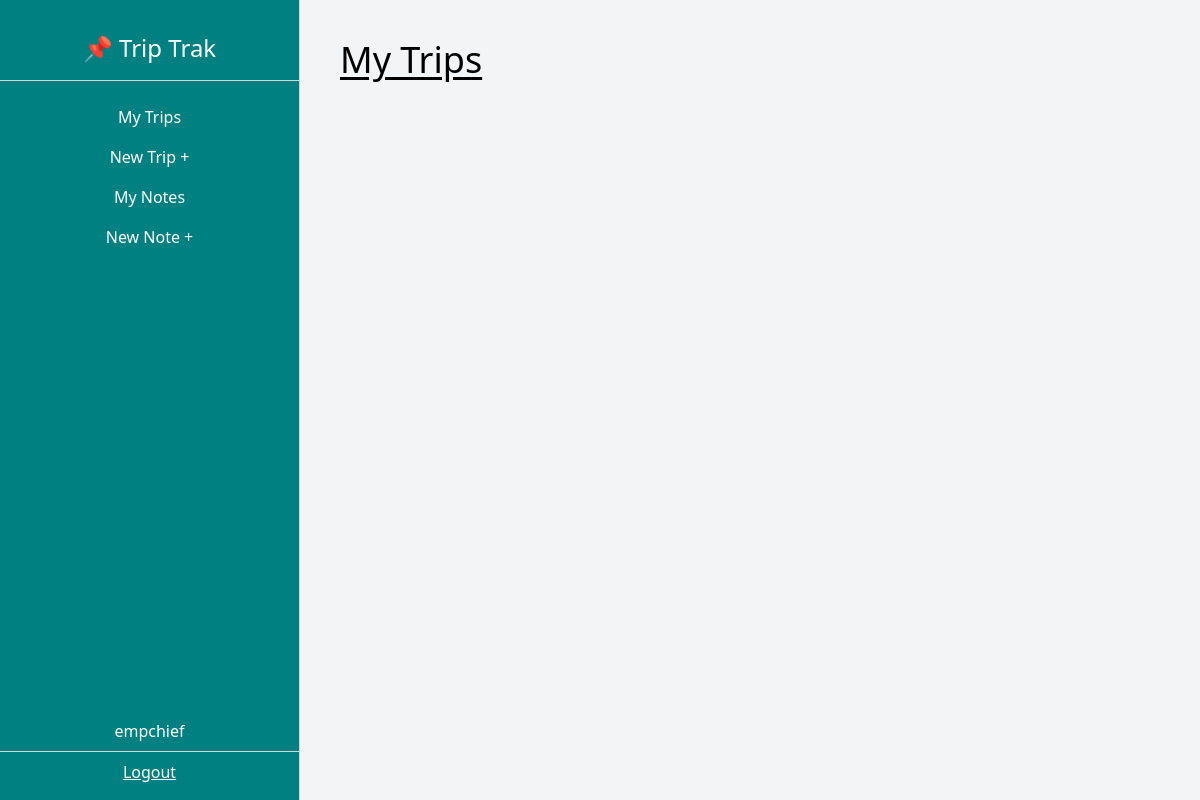
Page /dashboard/ (signed in) on the earlier database version.
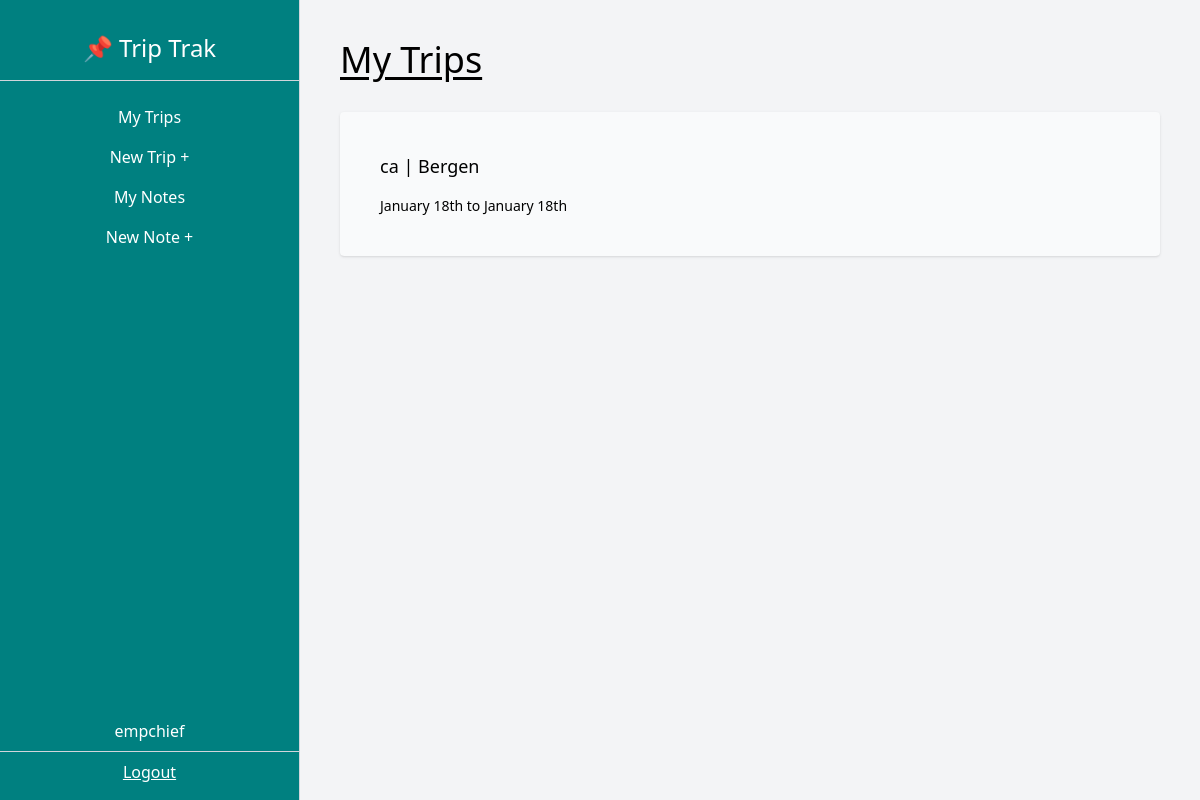
Same page on the later database version.
### trips/models.py (models this page shows, shortened)
class Trip(models.Model):
    city = models.CharField(max_length=200, blank=True, null=True, default='Not Specified')
    country = models.CharField(max_length=200, blank=True, null=True, default='Not Specified')
    start_date = models.DateField(blank=True, null=True, default=datetime.date.today)
    end_date = models.DateField(blank=True, null=True, default=datetime.date.today)
    owner = models.ForeignKey(User, related_name='trips', on_delete=models.CASCADE)

### trips/views.py (the view)
# urls.py: path('dashboard/', trips_list, name='trips-list'),
def trips_list(request):
    trips = Trip.objects.filter(owner=request.user)
    return render(request, 'trips/trip_list.html', {'trips': trips})

### trips/templates/trips/trip_list.html
{% extends 'trips/_base.html' %}
{% load tailwind_filters %}
{% block content %}
<h1 class="text-4xl underline underline-offset-4 mb-8">My Trips</h1>
{% for trip in trips %}
    <a href="{% url 'trip-detail' trip.pk %}">
        <div class="bg-gray-50 p-10 rounded shadow my-4 hover:shadow-lg hover:cursor-pointer transition duration-300 ease-in-out transform hover:scale-105">
            <p class="text-lg">
                {{trip.country}} | {{trip.city}}
            </p>
            <p class="text-sm pt-4">
                {% if trip.start_date %}
                {{ trip.start_date|date:"F jS" }}
                {% else %}
                TBA
                {% endif %}
                to
                {% if trip.end_date %}
                {{ trip.end_date|date:"F jS" }}
                {% else %}
                TBA
                {% endif %}
            </p>
        </div>
    </a>
{% endfor %}
{% endblock content %}

### trips/templates/trips/_base.html (shortened to what this page needs)
<!DOCTYPE html>
<html lang="en">
<head>
    <script src="https://cdn.tailwindcss.com"></script>
</head>
<body class="bg-gray-100">
    <div class="flex flex-col md:flex-row h-screen">
        <div id="menu" class="md:h-screen main-teal text-white w-full md:w-1/4 md:max-w-xs py-2 md:pt-8 md:pb-2 flex flex-col items-center justify-start border-r border-gray-300 hidden md:flex">
            <div class="border-b border-gray-300 w-full text-center pb-4 text-2xl">
                <h1>📌 Trip Trak</h1>
            </div>
            <div class="pt-4 w-full text-center">
                <ul class="flex md:flex-col justify-around px-2 md:px-0 pb-2 md:pb-0">
                    <a href="{% url 'trips-list' %}" class="w-full">
                        <li class="py-2 px-3 md:px-0 hover-teal hover:cursor-pointer transition duration-300 ease-in-out">My Trips</li>
                    </a>
                    <a href="{% url 'trip-create' %}" class="w-full">
                        <li class="py-2 px-3 md:px-0 hover-teal hover:cursor-pointer transition duration-300 ease-in-out">New Trip +</li>
                    </a>
                    <a href="{% url 'note-list' %}" class="w-full">
                        <li class="py-2 px-3 md:px-0 hover-teal hover:cursor-pointer transition duration-300 ease-in-out">My Notes</li>
                    </a>
                    <a href="{% url 'note-create' %}" class="w-full">
                        <li class="py-2 px-3 md:px-0 hover-teal hover:cursor-pointer transition duration-300 ease-in-out">New Note +</li>
                    </a>
                </ul>
            </div>
            <div class="mt-auto w-full text-center flex md:flex-col justify-evenly py-2 md:pt-0">
                <p>{{user.username}}</p>
                <hr class="my-2 border-gray-300">
                <a class="underline text-white hover:text-gray-200 transition duration-300 ease-in-out" href="{% url 'logout' %}">
                    Logout
                </a>
            </div>
        </div>
        <div class="w-full md:w-3/4 p-10 overflow-auto">
            {% block content %}
            {% endblock content %}
        </div>
    </div>
</body>
</html>

### trips/templates/trips/_base.html (style rules this page uses)
.main-teal { background-color: #008080; transition: background-color 0.3s ease-in-out; }

Differences in the rows shown:
added Trip: country "ca", city "Bergen", start_date "January 18th", end_date "January 18th"
